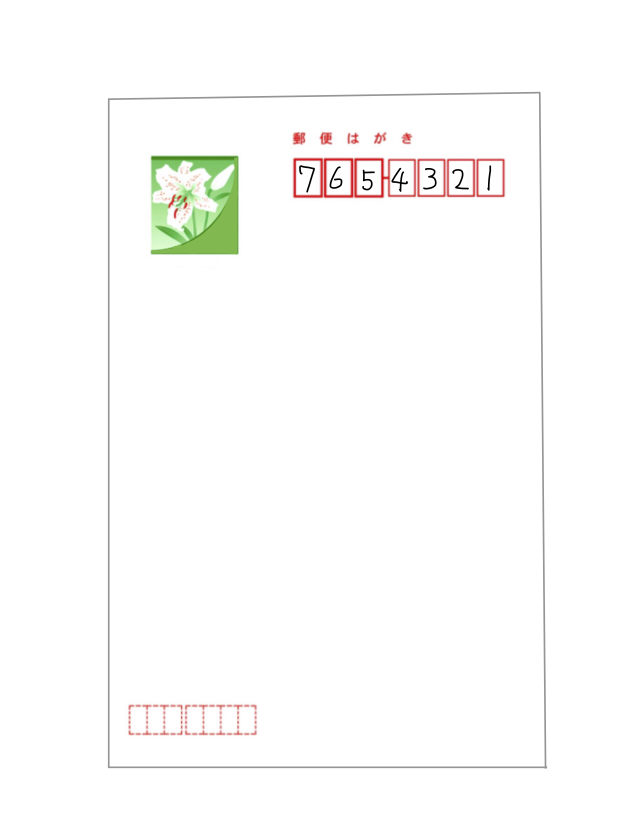
#> input picture Chapter3/letter01.png, 1275 x 1673 px (shown at 1/2 size)
$ jupyter execute Untitled1.ipynb
#> lines starting #> are read from the running program, lines starting #| are printed output that depends on the picture; after the words box and inside, x2 and y2 are one past the last pixel; in counts of white or black regions, pixels touching at a corner belong together
[cell 1]
import cv2
import matplotlib.pyplot as plt
import matplotlib.pyplot as plt
import pickle

# ハガキ画像から郵便番号領域を抽出する関数
def detect_zipno(fname):
    # 画像を読み込む
#> called with fname = 'letter01.png'
    img = cv2.imread(fname)
#> img is the input picture: shape (1673, 1275, 3); mean B, G, R 251.2, 252.2, 252.4
    # 画像のサイズを求める
    h, w = img.shape[:2]
#> h = 1673; w = 1275
    # ハガキ画像の右上のみ抽出する --- (*1)
    img = img[0:h//2, w//3:]
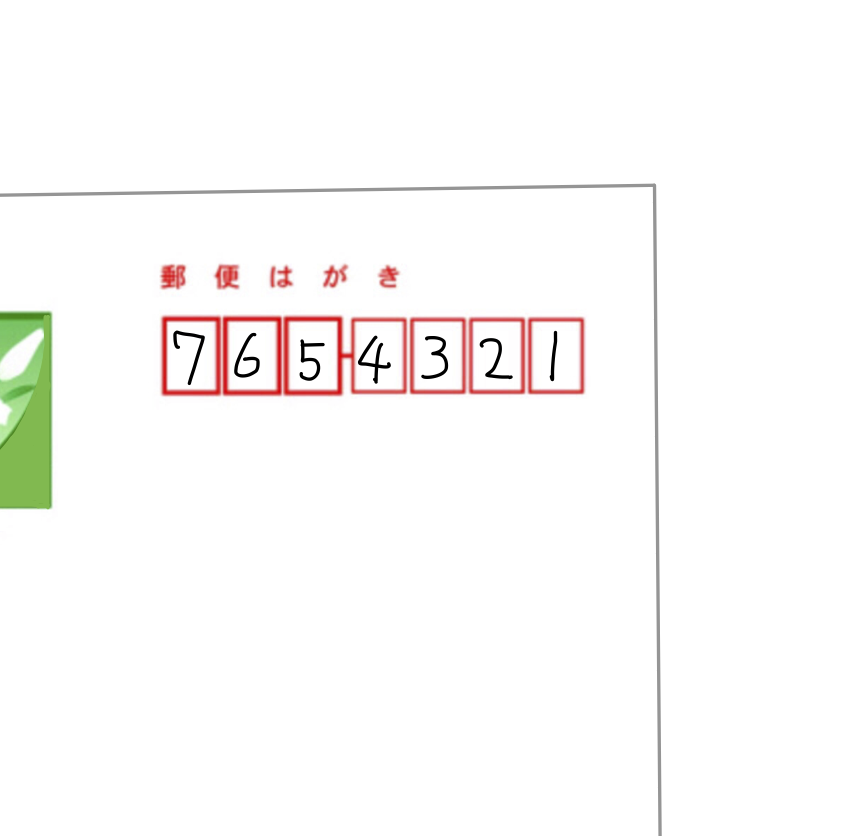
#> img: shape (836, 850, 3); mean B, G, R 248.8, 250, 251.3

    # 画像を二値化 --- (*2)
    gray = cv2.cvtColor(img, cv2.COLOR_BGR2GRAY)
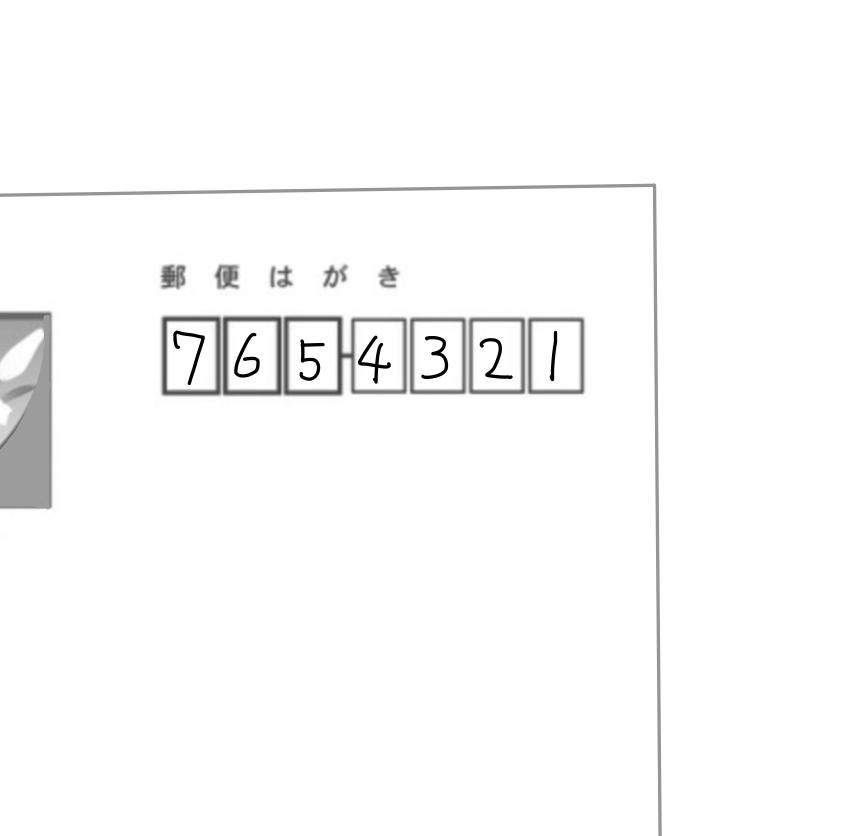
#> gray: shape (836, 850); min 0, max 255, mean 250.3
    gray = cv2.GaussianBlur(gray, (3, 3), 0)
    im2 = cv2.threshold(gray, 140, 255, cv2.THRESH_BINARY_INV)[1]
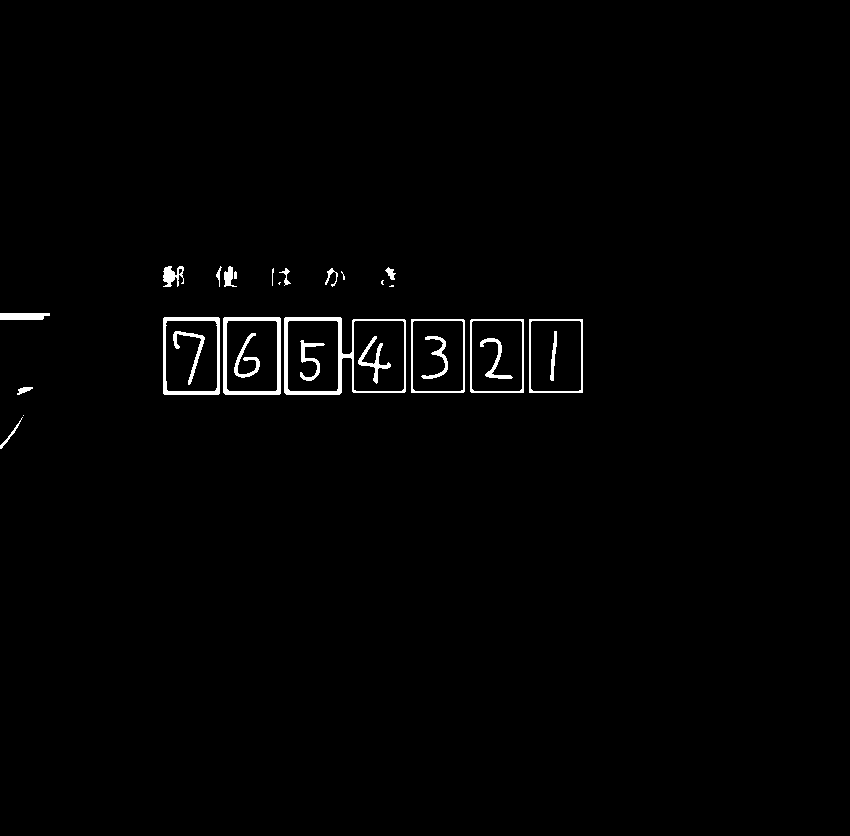
#> im2: shape (836, 850); 1.2% white; 29 white regions (5 under 20 px)

    # 輪郭を抽出 --- (*3)
    cnts = cv2.findContours(im2,
        cv2.RETR_LIST,
        cv2.CHAIN_APPROX_SIMPLE)[0]
#> cnts = 37 contours, 8 with area under 20; largest, box (x1, y1, x2, y2) and area: (284, 317, 406, 395) 8294, (223, 317, 281, 395) 4386, (163, 317, 220, 395) 4310, (529, 319, 583, 393) 3869, (470, 319, 524, 393) 3868

    # 抽出した輪郭を単純なリストに変換--- (*4)
    result = []
    for pt in cnts:
        x, y, w, h = cv2.boundingRect(pt)
        # 大きすぎる小さすぎる領域を除去 --- (*5)
        if not(50 < w < 70): continue
        result.append([x, y, w, h])
#> this loop made 37 passes
#> (x, y, w, h) on passes 1 to 12: (0, 417, 23, 32), (23, 415, 1, 1), (17, 387, 16, 8), (300, 340, 25, 41), (480, 338, 33, 41), (421, 336, 27, 43), (358, 336, 33, 48), (234, 333, 26, 45), (550, 331, 7, 50), (173, 331, 32, 54), (530, 320, 52, 72), (471, 320, 52, 72)
#> (pt, x, y, w, h) on pass 18: ([[529, 319], [529, 392], [582, 392], [582, 319]], 529, 319, 54, 74)
#> after the loop, result = [[530, 320, 52, 72], [471, 320, 52, 72], [412, 320, 52, 72], [353, 320, 52, 72], [287, 320, 52, 72], [226, 320, 52, 72], [165, 320, 53, 72], [529, 319, 54, 74], [470, 319, 54, 74], [411, 319, 54, 74], [223, 317, 58, 78], [163, 317, 57, 78]]
    # 抽出した輪郭が左側から並ぶようソート --- (*6)
    result = sorted(result, key=lambda x: x[0])
#> result = [[163, 317, 57, 78], [165, 320, 53, 72], [223, 317, 58, 78], [226, 320, 52, 72], [287, 320, 52, 72], [353, 320, 52, 72], [411, 319, 54, 74], [412, 320, 52, 72], [470, 319, 54, 74], [471, 320, 52, 72], [529, 319, 54, 74], [530, 320, 52, 72]]
    # 抽出した輪郭が近すぎるものを除去 --- (*7)
    result2 = []
    lastx = -100
    for x, y, w, h in result:
        if (x - lastx) < 10: continue
        result2.append([x, y, w, h])
        lastx = x
#> this loop made 12 passes
#> (x, y, w, h, lastx) on passes 1, 3, 5, 6, 7, 9, 11: (163, 317, 57, 78, 163), (223, 317, 58, 78, 223), (287, 320, 52, 72, 287), (353, 320, 52, 72, 353), (411, 319, 54, 74, 411), (470, 319, 54, 74, 470), (529, 319, 54, 74, 529)
#> after the loop, result2 = [[163, 317, 57, 78], [223, 317, 58, 78], [287, 320, 52, 72], [353, 320, 52, 72], [411, 319, 54, 74], [470, 319, 54, 74], [529, 319, 54, 74]]
    # 緑色の枠を描画 --- (*8)
    for x, y, w, h in result2:
        cv2.rectangle(img, (x, y), (x+w, y+h), (0, 255, 0), 3)
#> this loop made 7 passes
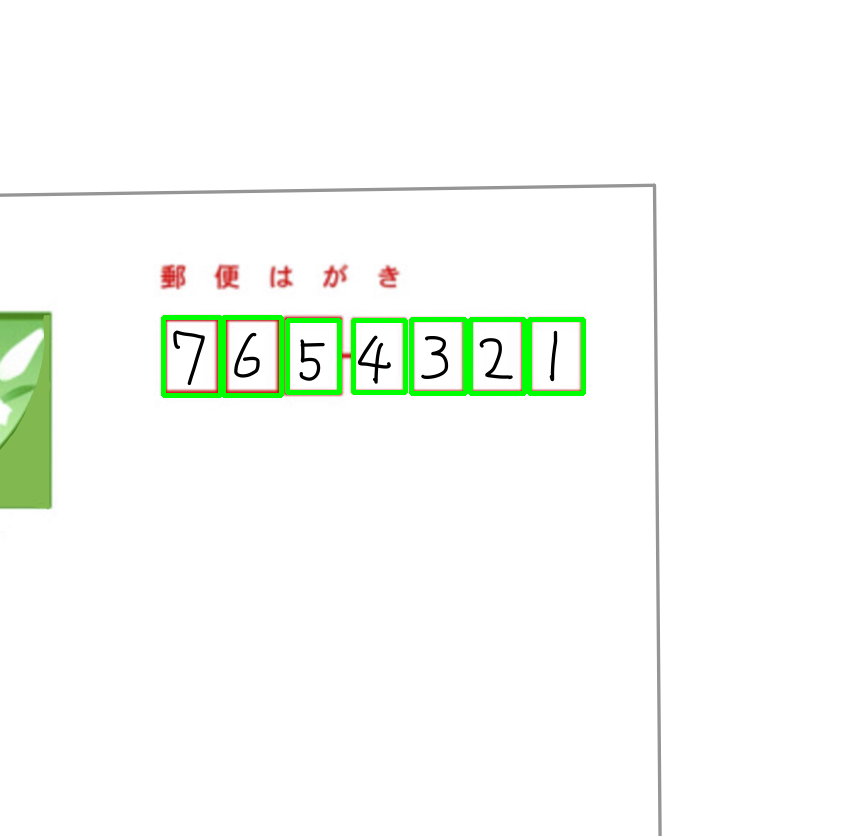
#> img: shape (836, 850, 3); 1.24% of pixels changed, all inside (x1, y1, x2, y2) = (161, 315, 586, 398)
    return result2, img

if __name__ == '__main__':
    # ハガキ画像を指定して領域を抽出
    cnts, img = detect_zipno("letter01.png")
#> cnts has the same summary as result2 in detect_zipno

    # 画面に抽出結果を描画
    plt.imshow(cv2.cvtColor(img, cv2.COLOR_BGR2RGB))
    plt.savefig("detect-zip.png", dpi=200)
    plt.show()

[cell 2]
import matplotlib.pyplot as plt
import joblib
from nltk.classify.scikitlearn import SklearnClassifier
from sklearn.svm import SVC

# 学習済み手書き数字のデータを読込
clf = joblib.load("digits.pkl")
#> (reads Chapter3/digits.pkl from the repository)

# 画像から領域を読み込む
cnts, img = detect_zipno("letter01.png")
#> the loop in detect_zipno (call 2), `for pt in cnts:` made 37 passes
#> the loop in detect_zipno (call 2), `for x, y, w, h in result:` made 12 passes
#> the loop in detect_zipno (call 2), `for x, y, w, h in result2:` made 7 passes

# 読み込んだデータをプロット
for i, pt in enumerate(cnts):
    x, y, w, h = pt
    # 枠線の輪郭分だけ小さくする
    x += 8
    y += 8
    w -= 16
    h -= 16
    # 画像データを取り出す
    im2 = img[y:y+h, x:x+w]
    # データを学習済みデータに合わせる
    im2gray = cv2.cvtColor(im2, cv2.COLOR_BGR2GRAY) # グレイスケールに
    im2gray = cv2.resize(im2gray, (8, 8)) # リサイズ
    im2gray = 15 - im2gray // 16 # 白黒反転
    im2gray = im2gray.reshape((-1, 64)) # 一次元に変換
    # データ予測する
    res = clf.predict(im2gray)
    # 画面に出力
    plt.subplot(1, 7, i + 1)
    plt.imshow(im2)
    plt.axis("off")
    plt.title(str(res))
#> this loop made 7 passes
#> (pt, x, y, w, h, res) on passes 1 to 7: ([163, 317, 57, 78], 171, 325, 41, 62, [8]), ([223, 317, 58, 78], 231, 325, 42, 62, [6]), ([287, 320, 52, 72], 295, 328, 36, 56, [1]), ([353, 320, 52, 72], 361, 328, 36, 56, [6]), ([411, 319, 54, 74], 419, 327, 38, 58, [9]), ([470, 319, 54, 74], 478, 327, 38, 58, [1]), ([529, 319, 54, 74], 537, 327, 38, 58, [6])
#> pass 1, `im2 = img[y:y+h, x:x+w]`:
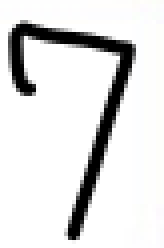
#> im2: shape (62, 41, 3) (shown 4 times larger); mean B, G, R 223, 223.2, 223.2
#> pass 2, `im2 = img[y:y+h, x:x+w]`:
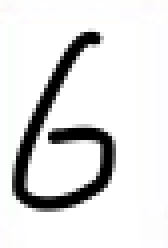
#> im2: shape (62, 42, 3) (shown 4 times larger); mean B, G, R 224.1, 224.1, 224.1
#> after the loop:
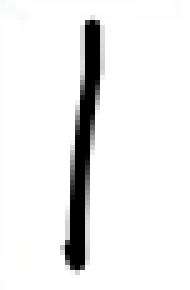
#> im2: shape (58, 38, 3) (shown 5 times larger); mean B, G, R 235.2, 235.3, 235.3

plt.show()
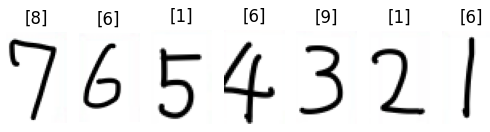
#> figure drawn by matplotlib, 7 panels; B, G, R data is drawn as R, G, B
